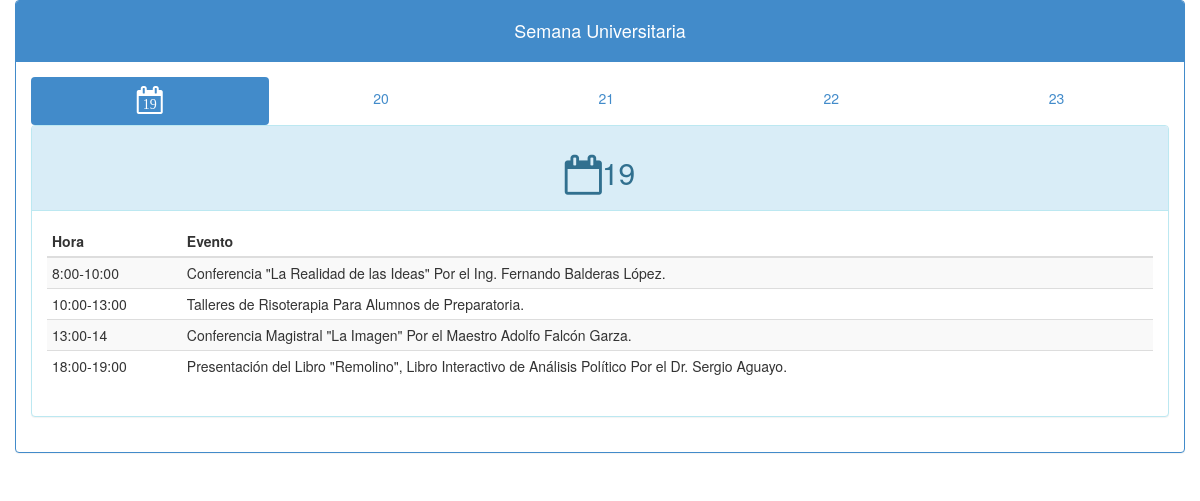
Screenshot of /dist/index.php?day=21 with the database file from the repository.
### tables this page shows
CREATE TABLE IF NOT EXISTS `programa` (
  `id` int(4) NOT NULL AUTO_INCREMENT,
  `fecha` date NOT NULL,
  `hora` varchar(32) NOT NULL,
  `evento` varchar(128) NOT NULL,
  `ponente` varchar(64) NOT NULL,
  `lugar` varchar(32) NOT NULL,
  `imagen` varchar(32) NOT NULL,
  PRIMARY KEY (`id`)
);

### dist/php/class.php (called while the page is built, shortened)
<?php
class connection
{
	var $host='localhost';
	var $userName='root';
	var $password='';
	protected $database='semanauniversitaria';
	protected $connection='';
	function serverConnection(){
		$this->connection = mysql_connect($this->host,$this->userName,$this->password);
		return $this->connection;
	}
	function databaseConnection(){
		$db=mysql_select_db($this->database,$this->connection);
	}
}
class event{
	function query($query){
		$connection=new connection;
		return mysql_query($query);
	}
}
?>

### dist/index.php (the view, shortened to what this page needs)
<?php
include "/php/class.php";
$evento=new event;
$day=$_GET['day'];
$consulta=$evento->query('select hora,evento,ponente from programa where fecha="2014-05-'.$day.'" order by id asc');
?>
<!DOCTYPE html>
<html lang="">
  <head>
    <link href="css/app.min.css" rel="stylesheet" media="screen">
  </head>
  <body>
    <div class="container">
      <div class="row">
      <div class="panel panel-primary">
        <div class="panel-heading"><h4 class="text-center">Semana Universitaria</h4></div>
        <div class="panel-body" id="<?php echo $day; ?>">
        <ul class="nav nav-justified nav-pills">
          <li class="active"><a href="#">
            <span class="fa-stack">
              <i class="fa fa-calendar-o fa-stack-2x"></i>
              <span class="fa fa-stack-1x">19</span>
            </span>
          </a></li>
          <li><a href="index.php?day=20">20</a></li>
          <li><a href="index.php?day=21">21</a></li>
          <li><a href="index.php?day=22">22</a></li>
          <li><a href="index.php?day=23">23</a></li>
        </ul>
        <div class="panel panel-info">
          <div class="panel-heading"><h2 class="text-center"><i class="fa fa-calendar-o fa-lg"></i>19</h2></div>
          <div class="panel-body">
            <table class="table table-condensed table-striped">
              <thead>
                <tr>
                  <th>Hora</th>
                  <th>Evento</th>
                </tr>
              </thead>
              <tbody>
                <?php
                while($fila=mysql_fetch_array($consulta)){
                  echo '<tr><td>'.$fila['hora'].'</td>';
                  echo '<td>'.$fila['evento']. ' '. $fila['ponente'] .'</td></tr>';
                }
                ?>
              </tbody>
            </table>
          </div>
        </div>
      </div>
      </div>
    </div>
    </div>
  </body>
</html>

### rows the page displays
programa: hora "8:00-10:00", evento "Conferencia \"La Realidad de las Ideas\"", ponente "Por el Ing. Fernando Balderas López."
programa: hora "10:00-13:00", evento "Talleres de Risoterapia", ponente "Para Alumnos de Preparatoria."
programa: hora "13:00-14", evento "Conferencia Magistral \"La Imagen\"", ponente "Por el Maestro Adolfo Falcón Garza."
programa: hora "18:00-19:00", evento "Presentación del Libro \"Remolino\", Libro Interactivo de Análisis Político", ponente "Por el Dr. Sergio Aguayo."
